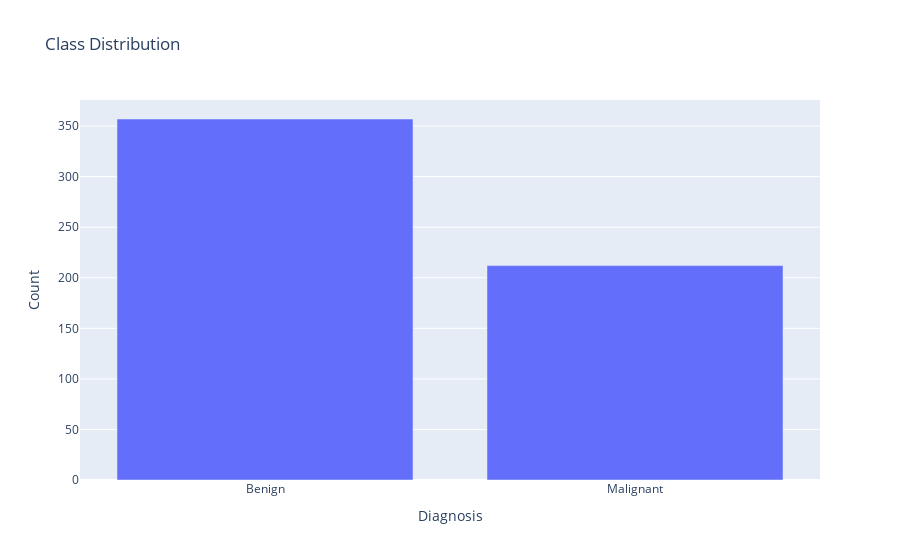

Source (notebook cell):
### Markdown cell above
# 📊 **Class Distribution Visualization**

### 🎯 **Objective**:
- Visualize the distribution of the target variable (`diagnosis`) to understand the balance between `Benign` and `Malignant` cases.

### 🔧 **Code**:
1. **Calculate Class Counts**:
   - Use `value_counts` to count the number of occurrences for each class:
     ```python
     class_counts = data['diagnosis'].value_counts()
     ```

2. **Create a Bar Chart**:
   - Use `plotly.express` to visualize the class distribution:
     ```python
     fig = px.bar(
         x=['Benign', 'Malignant'], 
         y=class_counts.values, 
         labels={'x': 'Diagnosis', 'y': 'Count'}, 
         title='Class Distribution'
     )
     ```

3. **Display the Chart**:
   - Render the plot:
     ```python
     fig.show()
     ```

### 📊 **Visualization Output**:
- A bar chart showing the count of `Benign` and `Malignant` cases.

### 💡 **Why Visualize?**
- To check for class imbalance, which can affect model performance.
- If classes are imbalanced, techniques like oversampling, undersampling, or class weighting might be required.

### Code cell
# Class Distribution Visualization
class_counts = data['diagnosis'].value_counts()
fig = px.bar(
    x=['Benign', 'Malignant'], 
    y=class_counts.values, 
    labels={'x': 'Diagnosis', 'y': 'Count'}, 
    title='Class Distribution'
)
fig.show()

### Figure 1 — Plotly figure (JSON) as saved in the notebook; plotly's stock layout.template omitted (floating-point values rounded to 4 significant figures)
{"data": [{"alignmentgroup": "True", "hovertemplate": "Diagnosis=%{x}<br>Count=%{y}<extra></extra>", "legendgroup": "", "marker": {"color": "#636efa", "pattern": {"shape": ""}}, "name": "", "offsetgroup": "", "orientation": "v", "showlegend": false, "textposition": "auto", "type": "bar", "x": ["Benign", "Malignant"], "xaxis": "x", "y": [357, 212], "yaxis": "y"}], "layout": {"barmode": "relative", "legend": {"tracegroupgap": 0}, "title": {"text": "Class Distribution"}, "xaxis": {"anchor": "y", "domain": [0, 1], "title": {"text": "Diagnosis"}}, "yaxis": {"anchor": "x", "domain": [0, 1], "title": {"text": "Count"}}}}
